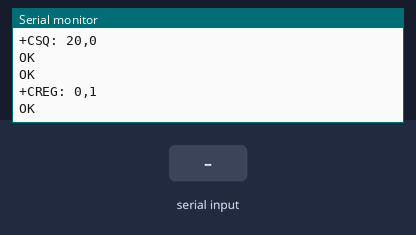
Simulated run of this program. Board: ESP32. Shown: the last lines printed to the serial monitor. Inputs (shaded band) come from the test bench. The modem accepts every AT command (registered, SIM ready, sends succeed) and sends nothing else.

Above: at 3.2 s.
3.3 s: "1" received over the second serial link
At 4.6 s:
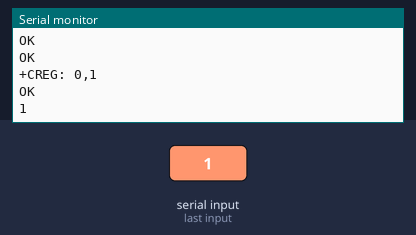
5.0 s: "0" received over the second serial link
At 5.8 s:
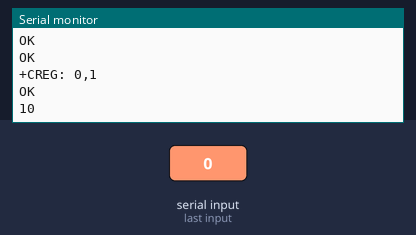

Measured:
- after the input at 3.3 s, the serial monitor: prints a new line after 0.21 s (image 1)
- after the input at 5.0 s, the serial monitor: prints a new line at once (image 2)

The program:

main.cpp
```cpp
#include <Arduino.h>
#include <SoftwareSerial.h>

// Software Serial object to interface with my SIM900
SoftwareSerial sim900(5, 18);

void updateSerial();

void setup()
{
  // Set Arduino IDE (Serial Monitor)
  Serial.begin(9600);

  // Begin serial communication with Arduino and SIM900
  sim900.begin(9600);

  Serial.println("Initialize SIM900");

  // SIM900 Handshake AT commands
  sim900.println("AT");
  updateSerial();
  // Signal Quality Test
  sim900.println("AT+CSQ");
  updateSerial();
  // Check SIM
  sim900.println("AT+CCID");
  updateSerial();
  // Check network registration
  sim900.println("AT+CREG?");
  updateSerial();
}

void loop()
{
  updateSerial();
}

void updateSerial()
{
  delay(500);
  while (Serial.available())
  {
    sim900.write(Serial.read()); // From Serial Port to Software Serial
  }
  while (sim900.available())
  {
    Serial.write(sim900.read()); // From Software Serial to Serial Port
  }
}
```
